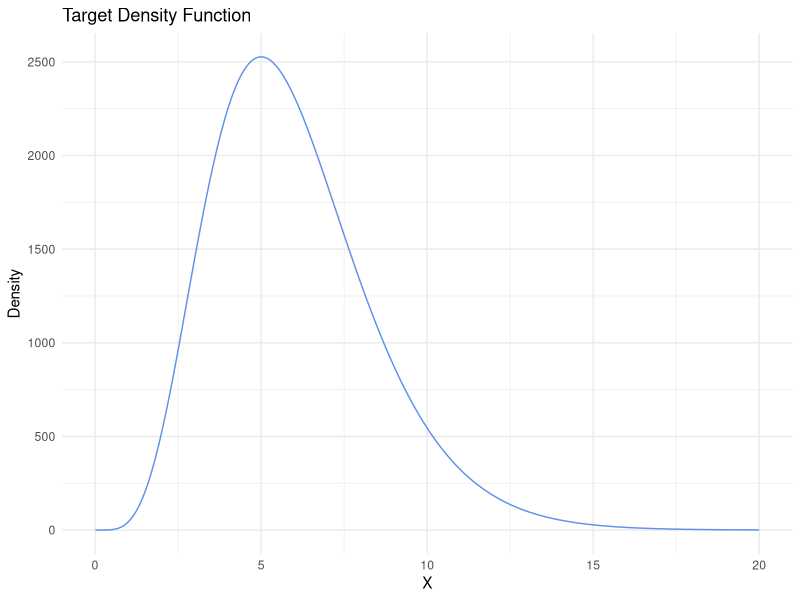
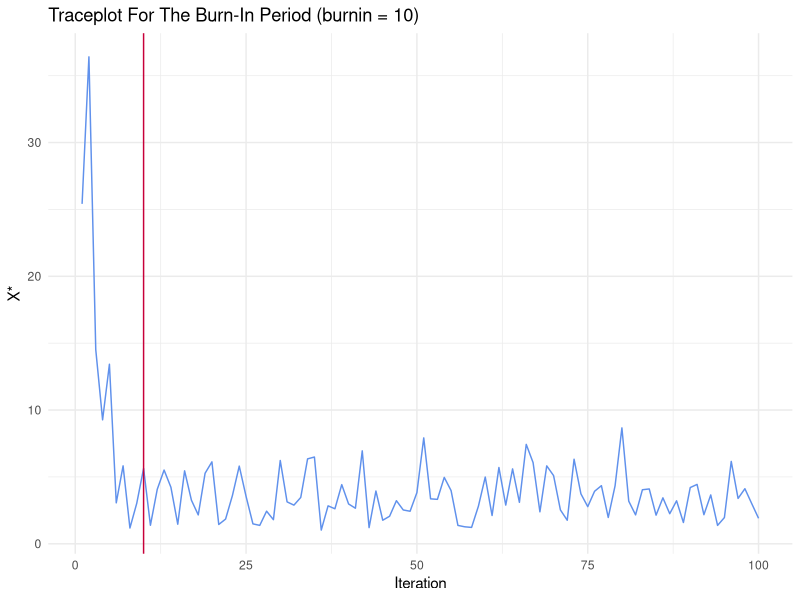
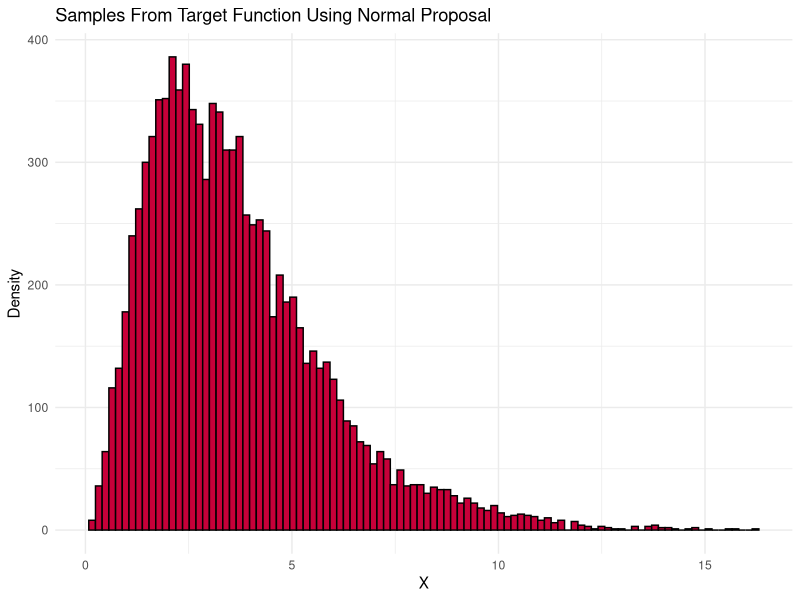
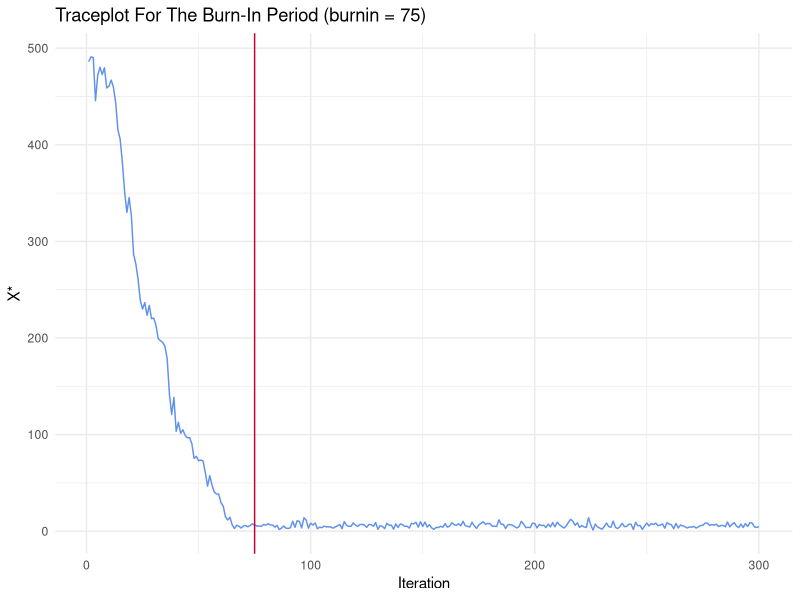
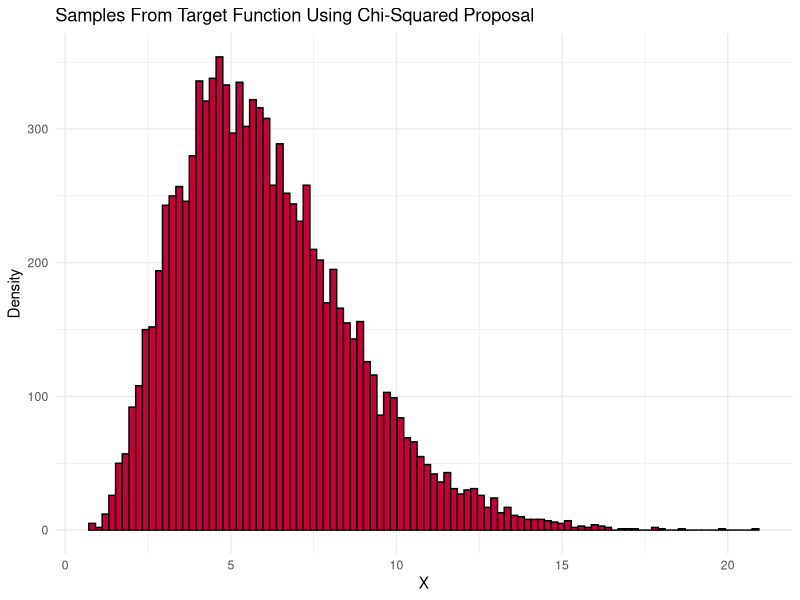

Generate these figures, in order, with R:
## ---- chunk 1
knitr::opts_chunk$set(echo = TRUE, cache = FALSE, include = TRUE, eval = TRUE)
library(knitr)
library(readxl)
library(ggplot2)
library(gridExtra)
library(coda)
set.seed(12345)
## ---- chunk 2

# Target function with original scaling
f = function(x) {
  return(120 * x^5 * exp(-x))
}

# Target function
df = function(x) {
  x = ifelse(x <= 0, 0.000001, x)
  return(x^5 * exp(-x))
}

## ---- chunk 3

sequence = seq(from = 0.01, to = 20, by = 0.01)

real_f = f(sequence)
plotdf = data.frame(sequence, real_f)

ggplot(plotdf) +
  geom_line(aes(x = sequence, y = real_f), color = "#6091ec") +
  labs(title = "Target Density Function", y = "Density",
  x = "X", color = "Legend") +
  theme_minimal()

## ---- chunk 4

#' Metropolis Hasting Algorithm
#'
#' @param n Number of samples from the target distribution.
#' @param x_0 Initial state from Pi. 
#' @param b Burn-in steps to remove from samples.
#' @param proposal Selects the proposal function.
#' @param keep_burnin Decides if to keep the samples during the burn-in period.
#'
#' @return Returns a list containing samples.
#' @export
#'
#' @examples
metropolis_hastings = function(n = 1, x_0 = 1, b = 50, proposal = "lnorm",
                              keep_burnin = FALSE) {
  
  # Vectors to store the samples in
  samples = c()
  
  # Samples from proposel from the random walk (MC)
  xt = x_0
  xt_1 = x_0
  
  while (length(samples) < n) {
    
    # Generate proposal state
    if (proposal == "lnorm") {
      x_star = rlnorm(n = 1, meanlog = log(xt), sdlog = 1)
      
      # Calculate correction factor C
      c = dlnorm(xt_1, meanlog = xt, sdlog = 1) /
      dlnorm(x_star, meanlog = xt, sdlog = 1)
    }
    else if (proposal == "chisquared") {
      x_star = rchisq(n = 1, df = floor(xt))
      
       # Calculate correction factor C
      c = dchisq(x = xt_1, df = floor(xt)) /
      dchisq(x_star, df = floor(xt))
    }
    else {
      stop("Invalid proposal.")
    }
    
    # Calculate acceptance probability alpha
    if (df(xt_1) <= 0) {
      # We need this to avoid troublesome areas where the density is so low that
      # it's 0 from a computiationally point of view.
      alpha = 0
    }
    else {
      alpha = min(1, df(x_star)/df(xt_1) * c)
    }
    
    # Generate u from uniform
    u = runif(n = 1, min = 0, max = 1)
    
    # Decide if to accept or reject the proposal
    if (u <= alpha) {
      # Accept
      xt_1 = xt
      xt = x_star
      samples = c(samples, x_star)
    }
    else {
      # Reject
      xt = xt_1
    }
  }
  
  # Return samples
  if (keep_burnin) return(samples)
  return(samples[b+1:length(samples)])
}

## ---- chunk 5

burnin = 10

results = metropolis_hastings(100, x_0 = 40, b = burnin, proposal = "lnorm",
                             keep_burnin = TRUE)

plotdf = data.frame(index = 1:length(results), values = results)

ggplot(plotdf) +
  geom_line(aes(x = index, y = values), color = "#6091ec") +
  labs(title = "Traceplot For The Burn-In Period (burnin = 10)", y = "X*",
  x = "Iteration", color = "Legend") +
  geom_vline(xintercept = burnin, color = "#C70039") + 
  theme_minimal()

## ---- chunk 6

results_lnorm = metropolis_hastings(10000, x_0 = 5, b = 100, proposal = "lnorm")

plotdf = data.frame(results_lnorm)

ggplot(plotdf) +
  geom_histogram(aes(x = results_lnorm),
                 color = "#000000", fill = "#C70039", bins = length(results_lnorm)/100) +
  labs(title = "Samples From Target Function Using Normal Proposal", y = "Density",
  x = "X", color = "Legend") +
  theme_minimal()

## ---- chunk 7

burnin = 75

results = metropolis_hastings(300, x_0 = 500, b = burnin, proposal = "chisquared", keep_burnin = TRUE)

plotdf = data.frame(index = 1:length(results), values = results)

ggplot(plotdf) +
  geom_line(aes(x = index, y = values), color = "#6091ec") +
  labs(title = "Traceplot For The Burn-In Period (burnin = 75)", y = "X*",
  x = "Iteration", color = "Legend") +
  geom_vline(xintercept = burnin, color = "#C70039") + 
  theme_minimal()

## ---- chunk 8

results_chisquared = metropolis_hastings(10000, x_0 = 5, b = 100, proposal = "chisquared")

plotdf = data.frame(results_chisquared)

ggplot(plotdf) +
  geom_histogram(aes(x = results_chisquared),
                 color = "#000000", fill = "#C70039", bins = length(results_chisquared)/100) +
  labs(title = "Samples From Target Function Using Chi-Squared Proposal", y = "Density",
  x = "X", color = "Legend") +
  theme_minimal()

## ---- chunk 9

gelman_rubin_factor = function(sequence_matrix) {
  
  k = nrow(sequence_matrix)
  n = ncol(sequence_matrix)
  
  B = n/(k-1) * sum((rowMeans(sequence_matrix) - mean(sequence_matrix))^2)
  S_squared = colSums((sequence_matrix - rowMeans(sequence_matrix))^2 / (n - 1))
  W = sum(S_squared / k)
  V = ((n - 1) / n * W) + (1/n * B)
  R = sqrt(V / W)
  return(R)
}

## ---- chunk 10

k = 10 # row
n = 1000 # col

sequence_matrix = matrix(NaN, nrow = k, ncol = n)

for (i in 1:k) {
  sequence_matrix[i,] = metropolis_hastings(n, x_0 = i, b = 0,
                                   proposal = "chisquared", keep_burnin = TRUE)
}

print(gelman_rubin_factor(sequence_matrix))

k = 10 # row
n = 5 # col

sequence_matrix = matrix(NaN, nrow = k, ncol = n)

for (i in 1:k) {
  sequence_matrix[i,] = metropolis_hastings(n, x_0 = i, b = 0,
                                   proposal = "chisquared", keep_burnin = TRUE)
}

print(gelman_rubin_factor(sequence_matrix))

## ---- chunk 11

results5 = list()
results10 = list()
results50 = list()
k = 10

for (i in 1:k) {
  results5[[i]] = mcmc(metropolis_hastings(5, x_0 = i, b = 0,
                                   proposal = "chisquared", keep_burnin = TRUE))
}

for (i in 1:k) {
  results10[[i]] = mcmc(metropolis_hastings(10, x_0 = i, b = 0,
                                   proposal = "chisquared", keep_burnin = TRUE))
}

for (i in 1:k) {
  results50[[i]] = mcmc(metropolis_hastings(50, x_0 = i, b = 0,
                                   proposal = "chisquared", keep_burnin = TRUE))
}

mcmc_list5 = mcmc.list(results5)
gelman.diag(mcmc_list5)

mcmc_list10 = mcmc.list(results10)
gelman.diag(mcmc_list10)

mcmc_list50 = mcmc.list(results50)
gelman.diag(mcmc_list50)

## ---- chunk 12

f_integrate = function(x) {
  return(x * df(x))
}

valid_samples_lnorm = results_lnorm[!is.na(results_lnorm)]

sum(valid_samples_lnorm) / length(valid_samples_lnorm)

## ---- chunk 13

valid_samples_chisquared = results_chisquared[!is.na(results_chisquared)]

sum(valid_samples_chisquared) / length(valid_samples_chisquared)


## ---- chunk 14

# Loading RData
#data2 = get(load("data.RData"))
#head(data2)

